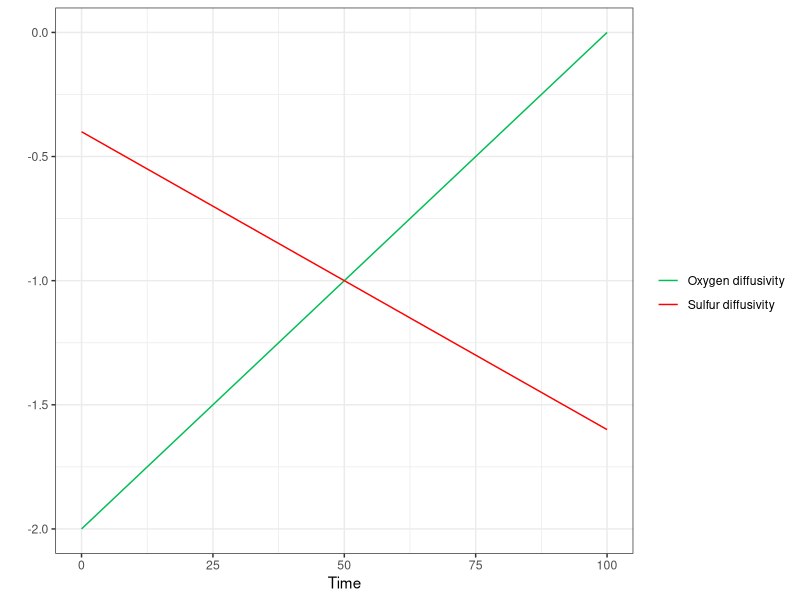

The R script that drew this image:
library(ggplot2)
library(tidyverse)

# asymmetry factor, change this to observe
asym_factor <- 0.6 # mutliplies the extremes of the sequence, is and argument of the parameter set

# define prerequesites
time <- seq(0, 100, length = 300) # times series
diffusivity <- seq(-2, 0, length = 300)
axis <- mean(diffusivity)

# calculate diff2
delta <- abs(axis - min(diffusivity)) * asym_factor
under <- axis - delta
upper <- axis + delta
diffusivity2 <- 2*axis - (seq(under, upper, length = length(diffusivity))) # formula

plt.df <- data.frame(value = c(diffusivity, diffusivity2), 
                     key = rep(c("Oxygen diffusivity", "Sulfur diffusivity"), each = 300), 
                     time = rep(time, times = 2))

ggplot(data = plt.df) + 
  geom_line(aes(x = time, y = value, color = key)) + 
  scale_color_manual(values = c("#00BD54", "#FF0000")) +
  # geom_hline(aes(yintercept = axis, color = "sym axis"), linetype = "dashed") + 
  labs(x = "Time", y = "", color = "") + 
  theme_bw()



